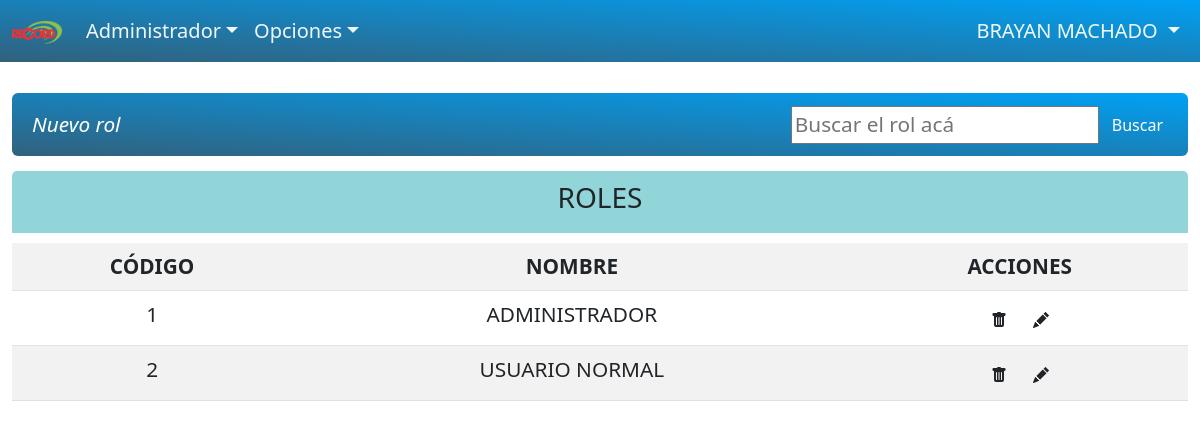
/administrador/roles.php (signed in), run on the app's committed database.
### tables this page shows
CREATE TABLE `rol` (
  `idroles` int NOT NULL,
  `nom_rol` varchar(45) DEFAULT NULL,
  `estado` int DEFAULT NULL
);

### administrador/roles.php (the view, shortened to what this page needs)
<?php
include_once "../database/db.php";
?>
<!DOCTYPE html>
<html lang="en">
<head>
    <link rel="stylesheet" href="https://cdn.jsdelivr.net/npm/bootstrap@5.2.3/dist/css/bootstrap.min.css">
    <link rel="stylesheet" href="../css/activos.css">
</head>
<body>
    <?php
    include('header.php');
    ?>
    <br>
    <div class="container">
        <nav class="navbar navsep navbar-expand-sm navbar-rednav bg-rednav rounded">
            <div class="container-fluid">
                <div class="navbar-collapse" id="mynavbar">
                    <ul class="navbar-nav me-auto">
                        <li class="nav-item">
                            <i>
                                <a class="nav-item nav-link bi bi-plus-square-dotted" href="pantallas/crear_perfil.php">
                                    Nuevo rol</a>
                            </i>
                        </li>
                    </ul>
                    <form class="d-flex">
                        <input placeholder="Buscar el rol acá" onchange="this.form.requestSubmit()" type="text"
                            name="query_text" id="query_text">
                        <button class="btn btn-secondary" type="button">Buscar</button>
                    </form>
                </div>
            </div>
        </nav>
        <div class="row">
            <div class="col-md-8">
                <center>
                    <div class="tzona">
                        <h3>ROLES</h3>
                    </div>
                </center>
                <table class="bigtables table  table-striped table-hover ">
                    <tbody>
                        <tr class="text-dark">
                            <th>CÓDIGO</th>
                            <th>NOMBRE</th>
                            <th>ACCIONES</th>
                        </tr>
                        <?php
                            $sql="SELECT * from rol";
                            $result=mysqli_query($conexion,$sql);
                            while($mostrar=mysqli_fetch_array($result)){
                            ?>
                        <tr>
                            <td><?php echo $mostrar['idroles']?></td>
                            <td><?php echo $mostrar['nom_rol']?></td>
                            <td>
                                <i class="separar">
                                    <form class="button_to" method="post" action=""><input type="hidden" name="_method"
                                            value="delete" autocomplete="off"><button class="bi bi-trash  text-dark btn"
                                            data-turbo-confirm="Estás seguro?" type="submit"></button><input type="hidden" name="authenticity_token"
                                            autocomplete="off"></form>
                                    <a title="Editar" class=" bi bi-pencil-fill  text-dark btn" href=""></a>
                                </i>
                            </td>
                        </tr>
                        <?php
                            }
                        ?>
                    </tbody>
                </table>
            </div>
        </div>
    </div>
</body>
</html>

### data on the page
rol: idroles "1", nom_rol "ADMINISTRADOR"
rol: idroles "2", nom_rol "USUARIO NORMAL"

### other printed values
$n_usuario "BRAYAN"
$apellidos "MACHADO"
